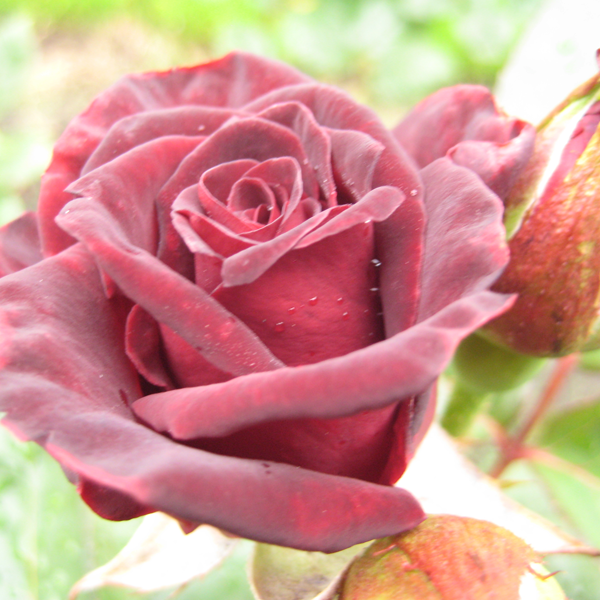
%> input picture hw7/image-pj7c.tif, 600 x 600 px
$ octave project7.m   (GNU Octave 9; MATLAB toolbox functions it lacks are replaced by stand-ins)
%> lines starting %> are read from the running program, lines starting %| are printed output that depends on the picture
clear all;  close all;  clc;
img=imread('image-pj7c.tif');
%> img is the input picture: size 600x600x3 uint8; mean R, G, B 208.3, 153.1, 143.5
B = double(img(:,:,3));
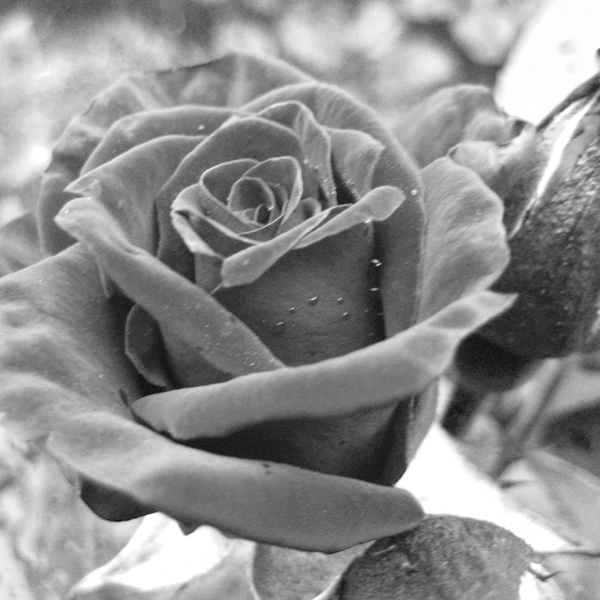
%> B: size 600x600 double; min 13, max 255, mean 143.5
G = double(img(:,:,2));
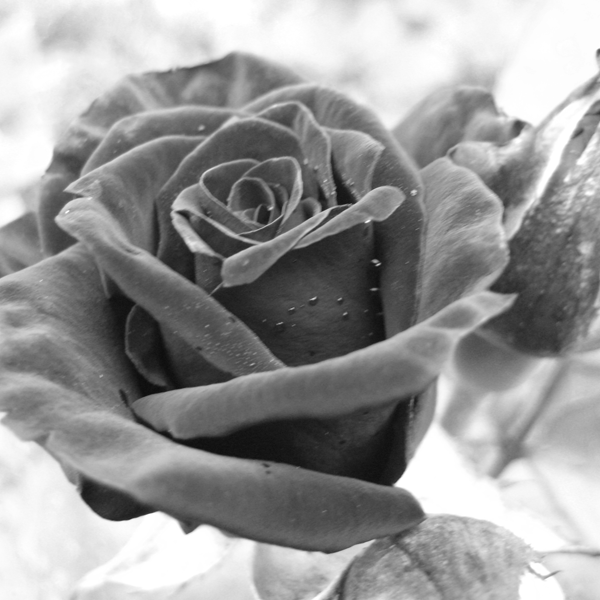
%> G: size 600x600 double; min 12, max 255, mean 153.1
R = double(img(:,:,1));
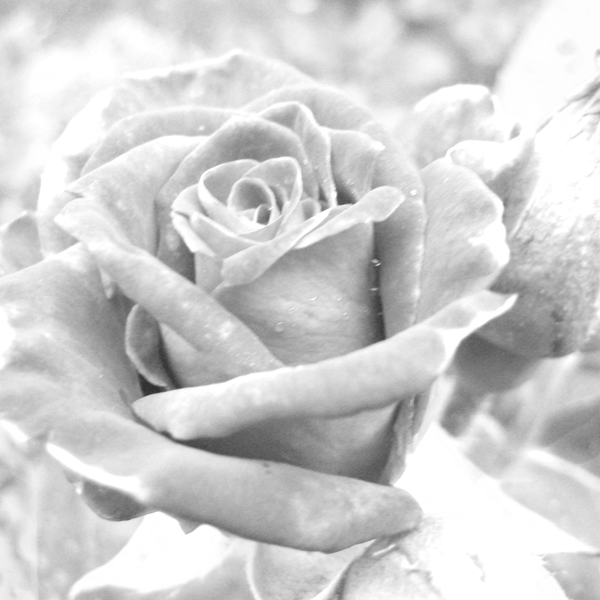
%> R: size 600x600 double; min 46, max 255, mean 208.3
numsuper=100;
T=10;
c=1;
[M,N]=size(R);
%> M = 600; N = 600
numtotal=M*N;
%> numtotal = 360000
S=floor(sqrt(numtotal/numsuper));
%> S = 60
m=zeros(numsuper,5);
m_x=S;
%> m_x = 60
m_y=S;
%> m_y = 60
%初始的mi
for i=1:numsuper

    m(i,1)=R(m_x,m_y);
    m(i,2)=G(m_x,m_y);
    m(i,3)=B(m_x,m_y);
    m(i,4)=m_x;
    m(i,5)=m_y;
    m_x=m_x+S;
    if(m_x>M)
        m_x=S;
        m_y=m_y+S;
    end
end
%> after the loop, m = 100 rows, first 8: [255 248 228 60 60; 241 227 196 120 60; 255 124 144 180 60; 195 66 88 240 60; 192 127 144 300 60; 207 107 128 360 60; 202 136 158 420 60; 209 239 186 480 60]; m_y = 660
%根據grdient改變mi的位置
%> (the run ends here)

$ run again, with hw7/image-pj7a.tif copied over hw7/image-pj7c.tif
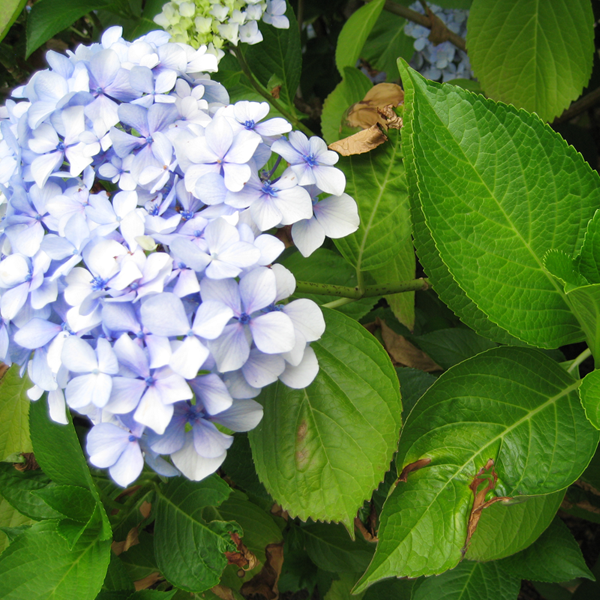
%> input picture hw7/image-pj7a.tif, 600 x 600 px
%> img is the input picture: size 600x600x3 uint8; mean R, G, B 107.2, 131.7, 89.7
%> `G = double(img(:,:,2));`:
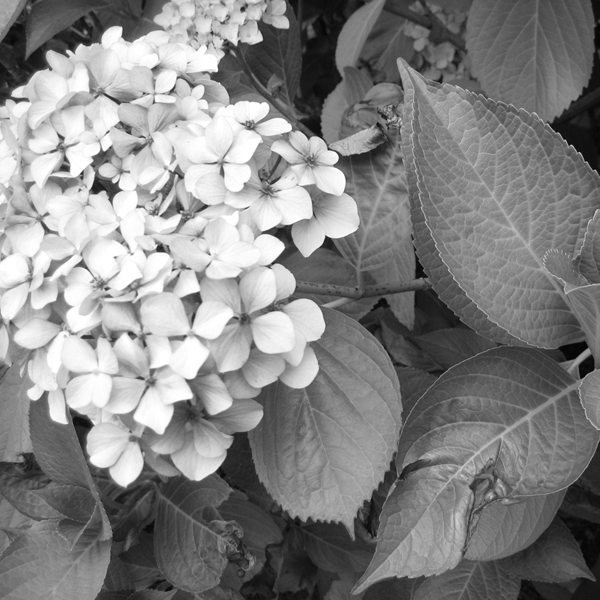
%> G: size 600x600 double; min 0, max 255, mean 131.7
%> `R = double(img(:,:,1));`:
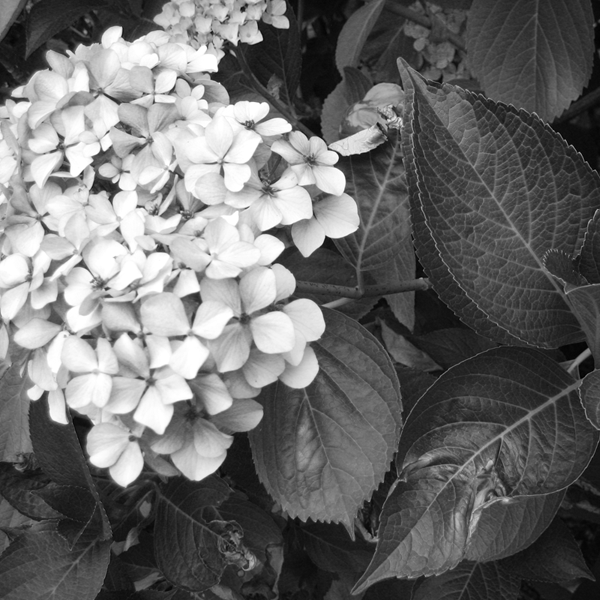
%> R: size 600x600 double; min 0, max 255, mean 107.2
%> after the loop `for i=1:numsuper`: m = 100 rows, first 8: [196 211 239 60 60; 204 218 241 120 60; 81 101 178 180 60; 202 215 244 240 60; 92 110 183 300 60; 253 253 252 360 60; 239 241 243 420 60; 42 95 14 480 60]; m_y = 660

$ run again, with hw7/image-pj7b.tif copied over hw7/image-pj7c.tif
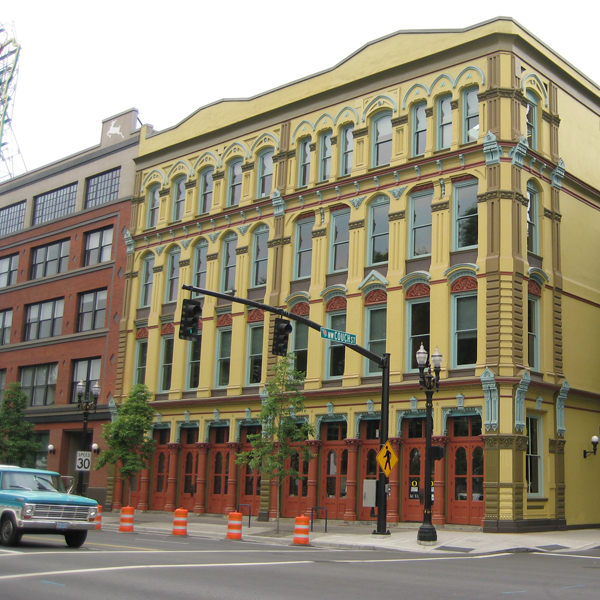
%> input picture hw7/image-pj7b.tif, 600 x 600 px
%> img is the input picture: size 600x600x3 uint8; mean R, G, B 147.3, 138.5, 118.2
%> `B = double(img(:,:,3));`:
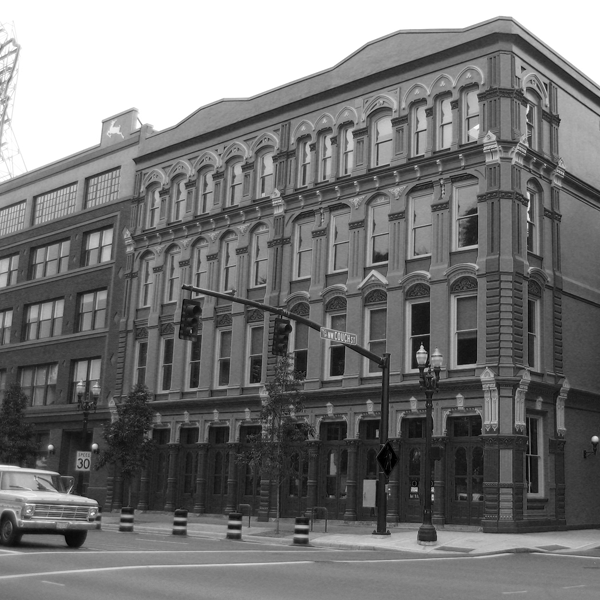
%> B: size 600x600 double; min 0, max 255, mean 118.2
%> `R = double(img(:,:,1));`:
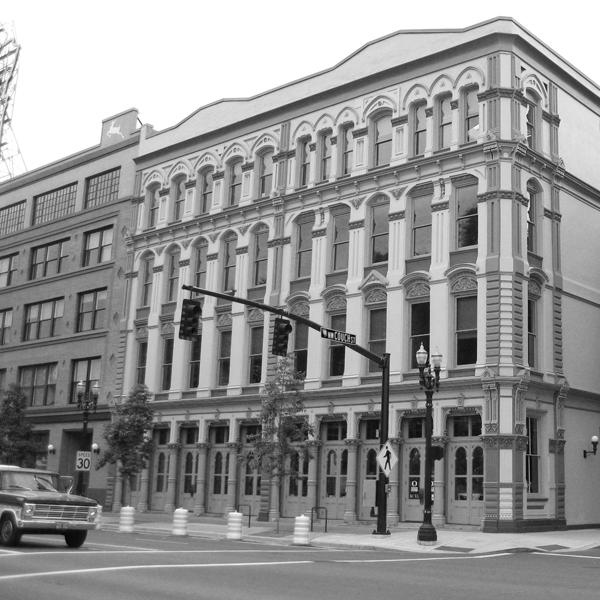
%> R: size 600x600 double; min 0, max 255, mean 147.3
%> after the loop `for i=1:numsuper`: m = 100 rows, first 8: [255 255 255 60 60; 255 255 255 120 60; 182 174 163 180 60; 75 55 45 240 60; 36 40 50 300 60; 131 87 70 360 60; 41 50 48 420 60; 61 72 57 480 60]; m_y = 660
